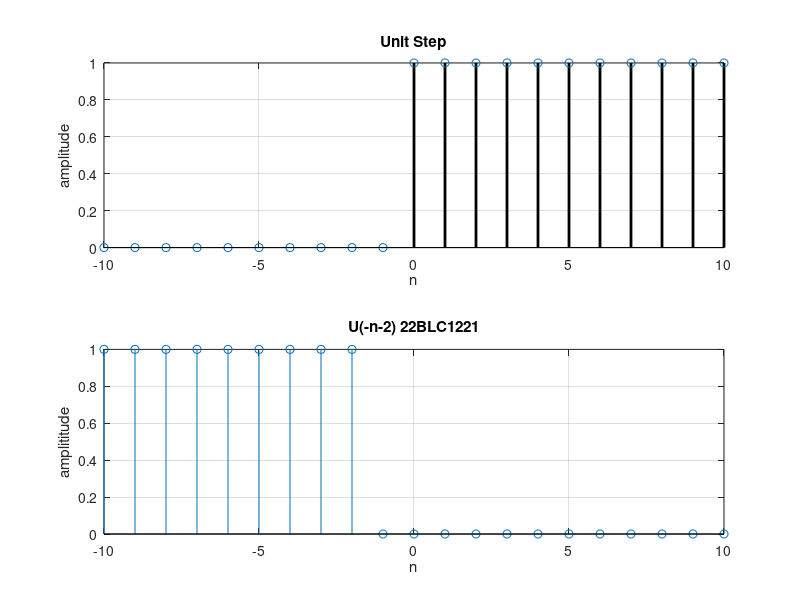

This chart was generated by the following MATLAB code:
clc 
clear all; 
close all;
figure(1);
n=-10:10;
y = [zeros(1,10),ones(1,11)];
subplot(2,1,1);
stem(n,y,"color","k","LineWidth",2);
grid on
xlabel('n')
ylabel('amplitude')
title("Unit Step");
n=-10:10;
y=[ones(1,9),zeros(1,12)];
subplot(2,1,2);
stem(n,y);
grid on
xlabel('n');
ylabel('amplititude')
title('U(-n-2) 22BLC1221')
